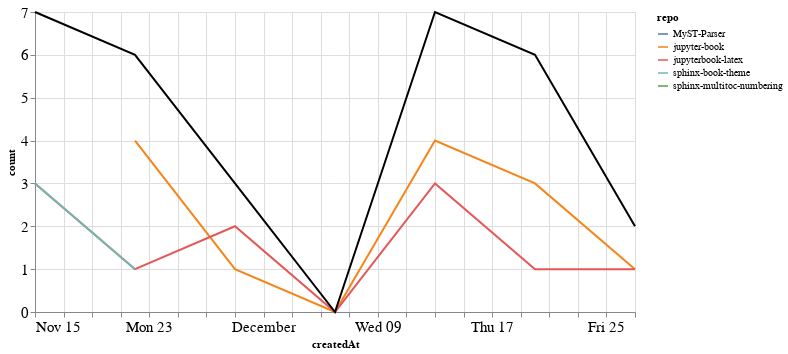

This figure's notebook cell:
### Markdown cell above
### Comments

### Code cell
comments_time = comments.groupby('repo').resample('W', on='createdAt').count()['author'].reset_index()
comments_time = comments_time.rename(columns={'author': 'count'})
comments_time_total = comments_time.groupby('createdAt').agg({"count": "sum"}).reset_index()
ch1 = alt.Chart(comments_time, width=600).mark_line().encode(
    x='createdAt',
    y='count',
    color='repo',
    tooltip="repo"
)

ch2 = alt.Chart(comments_time_total, width=600).mark_line(color="black").encode(
    x='createdAt',
    y='count',
)

ch1 + ch2

### Figure 1 — Vega-Lite specification as saved in the notebook (floating-point values rounded to 4 significant figures)
{"config": {"axisLeft": {"labelFontSize": 15}, "axisBottom": {"labelFontSize": 15}}, "layer": [{"data": {"name": "data-240c954c21dbf73d7cb25dee0be01d71"}, "mark": "line", "encoding": {"color": {"type": "nominal", "field": "repo"}, "tooltip": {"type": "nominal", "field": "repo"}, "x": {"type": "temporal", "field": "createdAt"}, "y": {"type": "quantitative", "field": "count"}}, "width": 600}, {"data": {"name": "data-7e541490b1d79fc11eee8bcd10c8cdda"}, "mark": {"type": "line", "color": "black"}, "encoding": {"x": {"type": "temporal", "field": "createdAt"}, "y": {"type": "quantitative", "field": "count"}}, "width": 600}], "$schema": "https://vega.github.io/schema/vega-lite/v4.8.1.json", "datasets": {"data-240c954c21dbf73d7cb25dee0be01d71": [{"repo": "MyST-Parser", "createdAt": "2020-12-20T00:00:00", "count": 2}, {"repo": "jupyter-book", "createdAt": "2020-11-22T00:00:00", "count": 4}, {"repo": "jupyter-book", "createdAt": "2020-11-29T00:00:00", "count": 1}, {"repo": "jupyter-book", "createdAt": "2020-12-06T00:00:00", "count": 0}, {"repo": "jupyter-book", "createdAt": "2020-12-13T00:00:00", "count": 4}, {"repo": "jupyter-book", "createdAt": "2020-12-20T00:00:00", "count": 3}, {"repo": "jupyter-book", "createdAt": "2020-12-27T00:00:00", "count": 1}, {"repo": "jupyterbook-latex", "createdAt": "2020-11-15T00:00:00", "count": 3}, {"repo": "jupyterbook-latex", "createdAt": "2020-11-22T00:00:00", "count": 1}, {"repo": "jupyterbook-latex", "createdAt": "2020-11-29T00:00:00", "count": 2}, {"repo": "jupyterbook-latex", "createdAt": "2020-12-06T00:00:00", "count": 0}, {"repo": "jupyterbook-latex", "createdAt": "2020-12-13T00:00:00", "count": 3}, {"repo": "jupyterbook-latex", "createdAt": "2020-12-20T00:00:00", "count": 1}, {"repo": "jupyterbook-latex", "createdAt": "2020-12-27T00:00:00", "count": 1}, {"repo": "sphinx-book-theme", "createdAt": "2020-11-15T00:00:00", "count": 3}, {"repo": "sphinx-book-theme", "createdAt": "2020-11-22T00:00:00", "count": 1}, {"repo": "sphinx-multitoc-numbering", "createdAt": "2020-11-15T00:00:00", "count": 1}], "data-7e541490b1d79fc11eee8bcd10c8cdda": [{"createdAt": "2020-11-15T00:00:00", "count": 7}, {"createdAt": "2020-11-22T00:00:00", "count": 6}, {"createdAt": "2020-11-29T00:00:00", "count": 3}, {"createdAt": "2020-12-06T00:00:00", "count": 0}, {"createdAt": "2020-12-13T00:00:00", "count": 7}, {"createdAt": "2020-12-20T00:00:00", "count": 6}, {"createdAt": "2020-12-27T00:00:00", "count": 2}]}}
